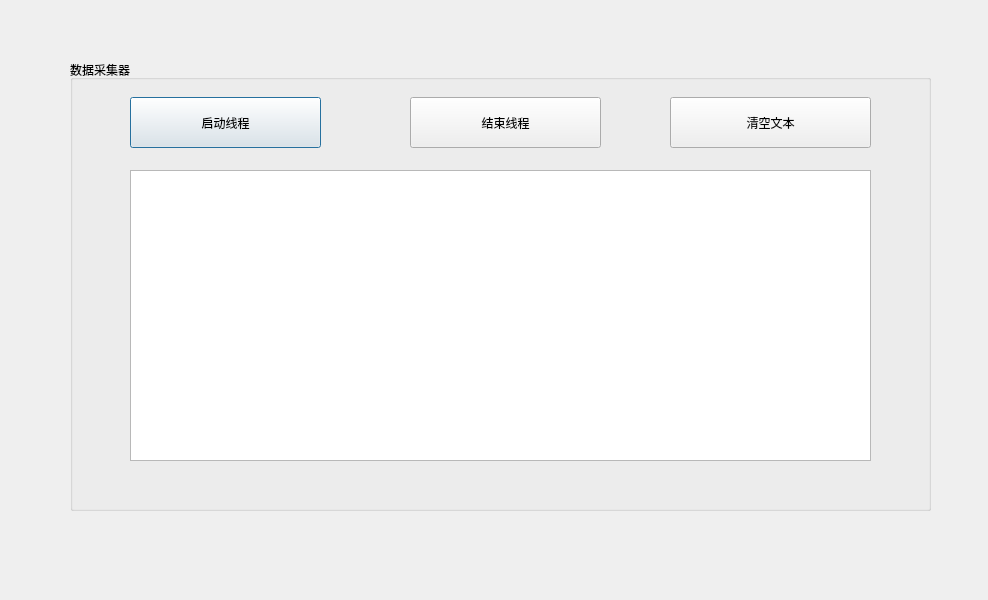
<?xml version="1.0" encoding="UTF-8"?>
<ui version="4.0">
 <class>Dialog</class>
 <widget class="QDialog" name="Dialog">
  <property name="geometry">
   <rect>
    <x>0</x>
    <y>0</y>
    <width>988</width>
    <height>600</height>
   </rect>
  </property>
  <property name="windowTitle">
   <string>Dialog</string>
  </property>
  <widget class="QGroupBox" name="groupBox">
   <property name="geometry">
    <rect>
     <x>70</x>
     <y>60</y>
     <width>861</width>
     <height>451</height>
    </rect>
   </property>
   <property name="title">
    <string>数据采集器</string>
   </property>
   <widget class="QPushButton" name="startButton">
    <property name="geometry">
     <rect>
      <x>60</x>
      <y>37</y>
      <width>191</width>
      <height>51</height>
     </rect>
    </property>
    <property name="text">
     <string>启动线程</string>
    </property>
   </widget>
   <widget class="QPushButton" name="finishButton">
    <property name="geometry">
     <rect>
      <x>340</x>
      <y>37</y>
      <width>191</width>
      <height>51</height>
     </rect>
    </property>
    <property name="text">
     <string>结束线程</string>
    </property>
   </widget>
   <widget class="QPushButton" name="clearButton">
    <property name="geometry">
     <rect>
      <x>600</x>
      <y>37</y>
      <width>201</width>
      <height>51</height>
     </rect>
    </property>
    <property name="text">
     <string>清空文本</string>
    </property>
   </widget>
   <widget class="QTextBrowser" name="textBrowser">
    <property name="geometry">
     <rect>
      <x>60</x>
      <y>110</y>
      <width>741</width>
      <height>291</height>
     </rect>
    </property>
   </widget>
  </widget>
 </widget>
 <resources/>
 <connections/>
</ui>
